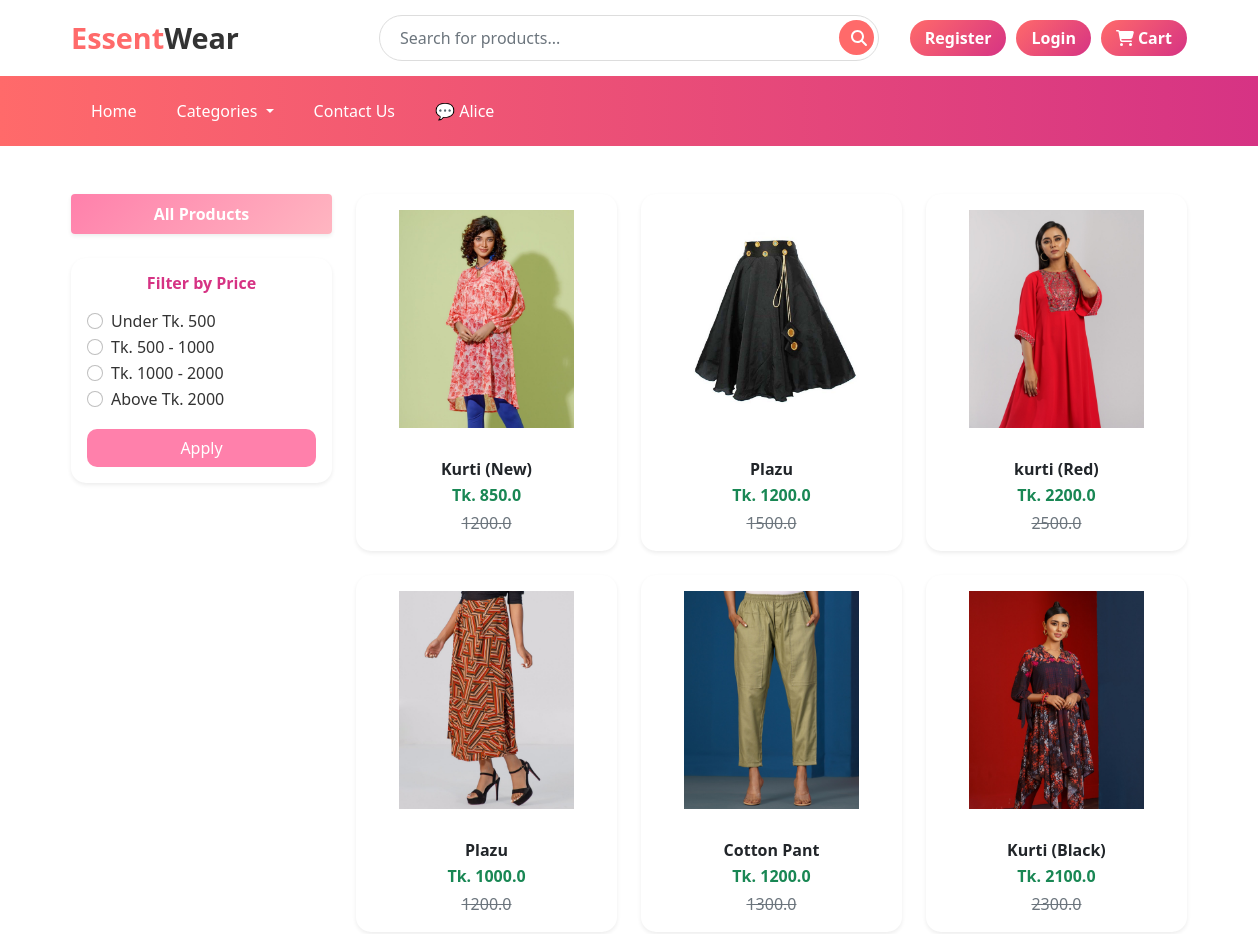
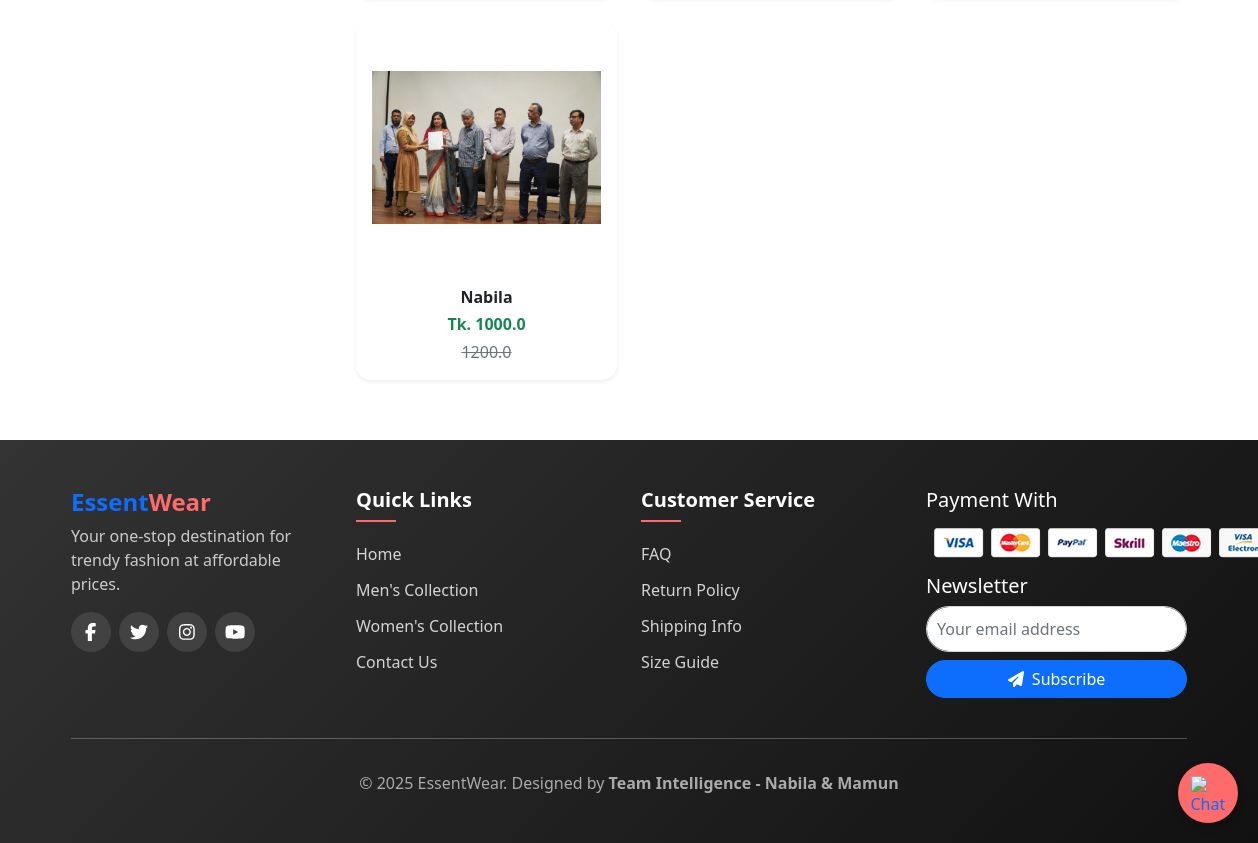
Before: /women/ with the older database file (2 pictures, top to bottom).
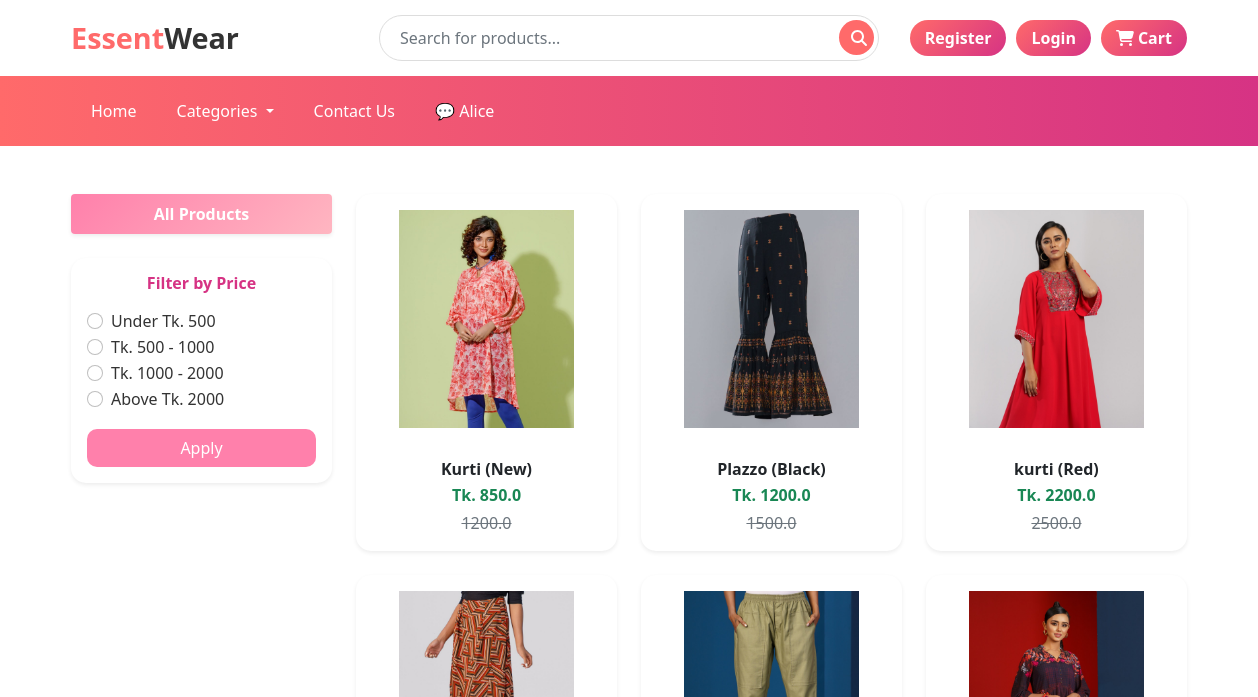
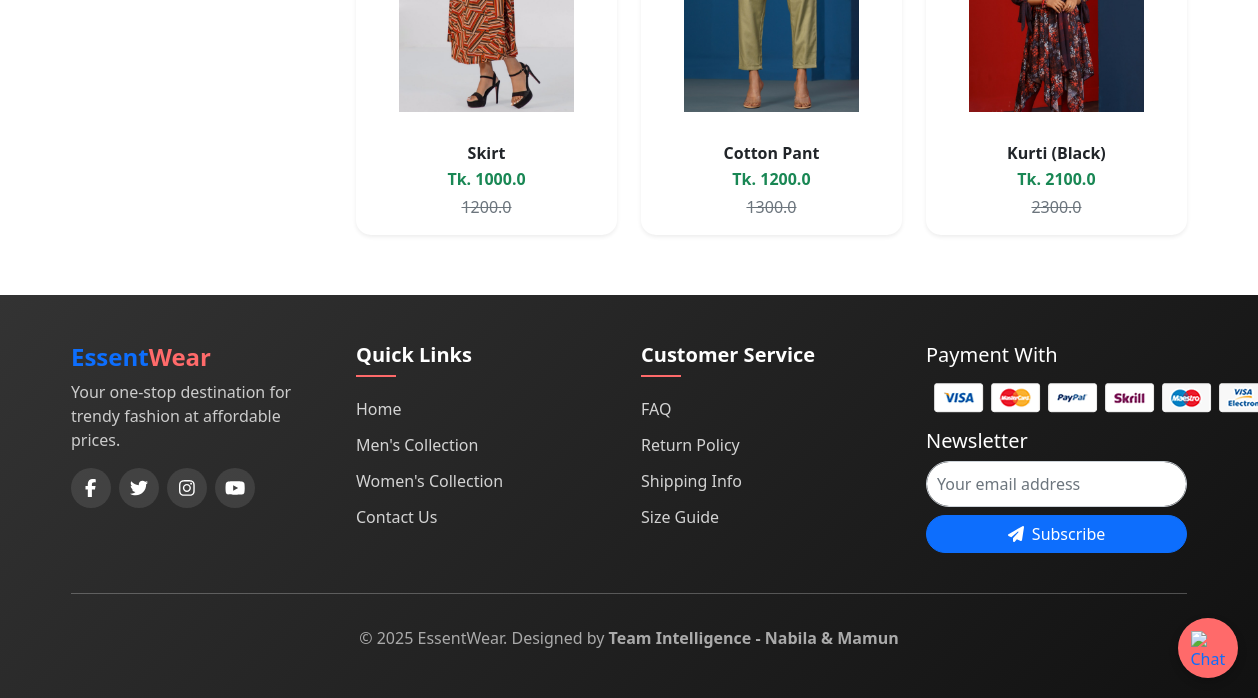
After: the same page with the newer database file (2 pictures, top to bottom).
### app/models.py (models this page shows, shortened)
class Product(models.Model):
    title = models.CharField(max_length=100)
    selling_price = models.FloatField()
    discounted_price = models.FloatField()
    description = models.TextField(default='null')
    category = models.CharField(choices=CATEGORY_CHOICES, max_length=2)
    p_image = models.ImageField(upload_to='product_img')
    owner = models.ForeignKey(User, on_delete=models.CASCADE, related_name='products',null=True, blank=True) # Added owner field
    quantity = models.PositiveIntegerField(default=0)  # 🧮 নতুন field

### app/views.py (the view)
# urls.py: path('women/', views.women, name='women'),
def women(request, data=None):
    women = Product.objects.filter(category='W')
    price = request.GET.get("price")
    if price == "under500":
        women = women.filter(discounted_price__lt=500)
    elif price == "500-1000":
        women = women.filter(discounted_price__gte=500, discounted_price__lte=1000)
    elif price == "1000-2000":
        women = women.filter(discounted_price__gte=1000, discounted_price__lte=2000)
    elif price == "above2000":
        women = women.filter(discounted_price__gt=2000)
    return render(request, 'app/product/women.html', {'womens': women})

### app/templates/app/product/women.html (shortened to what this page needs)
{% extends 'app/base.html' %}
{% load static %}
{% block main-content %}
<div class="container my-5">
  <div class="row">
    <div class="col-md-3 mb-4">
      <div class="list-group shadow-sm rounded border-0">
        <a href="{% url 'women' %}"
           class="list-group-item list-group-item-action fw-semibold text-center active"
           style="background: linear-gradient(135deg, #ff80ab, #ffb6c1); border: none; color: #fff;">
          All Products
        </a>
      </div>
      <div class="card mt-4 border-0 shadow-sm" style="border-radius: 15px;">
        <div class="card-body">
          <h6 class="fw-bold mb-3 text-center" style="color: #d63384;">Filter by Price</h6>
          <form method="get" action="">
            <div class="form-check">
              <input class="form-check-input" type="radio" name="price" id="under500" value="under500">
              <label class="form-check-label" for="under500">Under Tk. 500</label>
            </div>
            <div class="form-check">
              <input class="form-check-input" type="radio" name="price" id="500to1000" value="500-1000">
              <label class="form-check-label" for="500to1000">Tk. 500 - 1000</label>
            </div>
            <div class="form-check">
              <input class="form-check-input" type="radio" name="price" id="1000to2000" value="1000-2000">
              <label class="form-check-label" for="1000to2000">Tk. 1000 - 2000</label>
            </div>
            <div class="form-check">
              <input class="form-check-input" type="radio" name="price" id="above2000" value="above2000">
              <label class="form-check-label" for="above2000">Above Tk. 2000</label>
            </div>
            <button type="submit" class="btn w-100 mt-3 fw-semibold"
                    style="background: #ff80ab; color: white; border-radius: 10px;">
              Apply
            </button>
          </form>
        </div>
      </div>
    </div>
    <div class="col-md-9">
      <div class="row g-4">
        {% for product in womens %}
        <div class="col-sm-6 col-md-4">
          <div class="card h-100 border-0 shadow-sm product-card">
            <a href="{% url 'product-detail' product.id %}" class="text-decoration-none text-dark">
              <img src="{{ product.p_image.url }}" class="card-img-top p-3 img-fluid" alt="{{ product.title }}" style="height: 250px; object-fit: contain;">
              <div class="card-body text-center">
                <h6 class="card-title fw-bold mb-1">{{ product.title }}</h6>
                <p class="mb-1 text-success fw-bold">Tk. {{ product.discounted_price }}</p>
                <p class="text-muted text-decoration-line-through mb-0">
                  {{ product.selling_price }}
                </p>
              </div>
            </a>
          </div>
        </div>
        {% empty %}
        <p class="text-center text-muted">No products available.</p>
        {% endfor %}
      </div>
    </div>
  </div>
</div>
{% endblock main-content %}

Changed rows visible on the page:
removed Product: p_image (picture), title "Nabila", discounted_price "1000.0", selling_price "1200.0"
changed Product: p_image: a different picture; title "Plazu" → "Plazzo (Black)"
changed Product: title "Plazu" → "Skirt"
